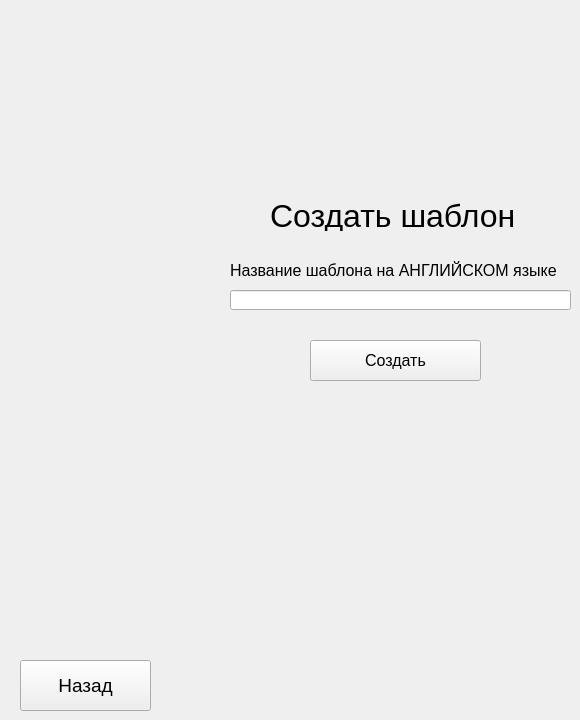
   <widget class="QWidget" name="createPage">
    <widget class="QPushButton" name="pushButton_20">
     <property name="geometry">
      <rect>
       <x>20</x>
       <y>660</y>
       <width>131</width>
       <height>51</height>
      </rect>
     </property>
     <property name="font">
      <font>
       <pointsize>14</pointsize>
      </font>
     </property>
     <property name="text">
      <string>Назад</string>
     </property>
    </widget>
    <widget class="QLabel" name="label_27">
     <property name="geometry">
      <rect>
       <x>270</x>
       <y>200</y>
       <width>251</width>
       <height>31</height>
      </rect>
     </property>
     <property name="font">
      <font>
       <pointsize>24</pointsize>
      </font>
     </property>
     <property name="text">
      <string>Создать шаблон</string>
     </property>
    </widget>
    <widget class="QLabel" name="label_28">
     <property name="geometry">
      <rect>
       <x>230</x>
       <y>260</y>
       <width>331</width>
       <height>21</height>
      </rect>
     </property>
     <property name="font">
      <font>
       <pointsize>12</pointsize>
      </font>
     </property>
     <property name="text">
      <string>Название шаблона на АНГЛИЙСКОМ языке</string>
     </property>
    </widget>
    <widget class="QLineEdit" name="lineEdit_4">
     <property name="geometry">
      <rect>
       <x>230</x>
       <y>290</y>
       <width>341</width>
       <height>20</height>
      </rect>
     </property>
    </widget>
    <widget class="QPushButton" name="pushButton_22">
     <property name="geometry">
      <rect>
       <x>310</x>
       <y>340</y>
       <width>171</width>
       <height>41</height>
      </rect>
     </property>
     <property name="font">
      <font>
       <pointsize>12</pointsize>
      </font>
     </property>
     <property name="text">
      <string>Создать</string>
     </property>
    </widget>
   </widget>
